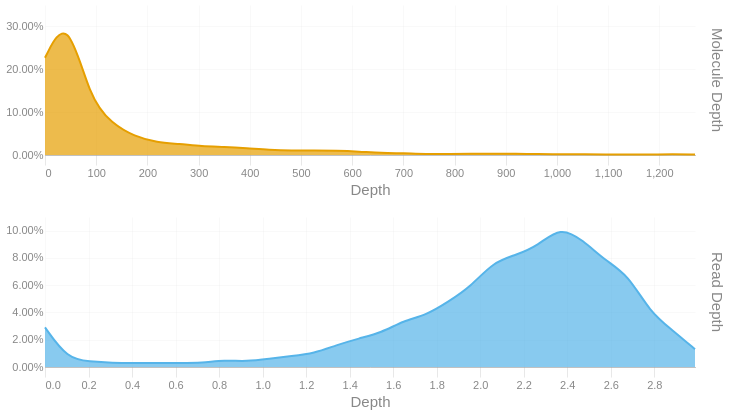

Here is the notebook cell this chart was saved with:
### Code cell
readdep = depth_hist(tb['Read Depth'], q99, 3)
readdep = readdep.with_columns(pl.lit('Read Depth').alias('Metric'))
if not SKIPLR:
    moldep = depth_hist(tb['Molecule Depth'], mol_q99, 1)
    moldep = moldep.with_columns(pl.lit('Molecule Depth').alias('Metric'))
    _hist = pl.concat([readdep, moldep])
    _hist = _hist.filter(pl.col('Proportion') != 0)
    with SafeRender(_hist):
        (
            alt.Chart(_hist)        
            .mark_area(interpolate = "basis")
            .encode(
                x=alt.X('Bin:Q').scale(domainMin=0).axis(alt.Axis(title='Depth')),
                y = alt.Y('Proportion:Q', title = None).axis(format = '.2%'),
                color = alt.Color('Metric:N').legend(None),
                row = alt.Row("Metric:N").header(title = None, labelOrient = 'right'),
                tooltip = [
                    alt.Tooltip("Metric:N", title = "Metric"),
                    alt.Tooltip('Interval:N', title = "Depth Interval"),
                    alt.Tooltip('Proportion:Q', title = "% Alignments").format('.2%')
                ]
            )
            .resolve_scale(x='independent', y='independent')
            .properties(
                height = 150, width = 650,
                usermeta={'embedOptions': {'downloadFileName': f'{samplename}.depth.hist'}}
            )
        ).display()
else:
    readdep = readdep.filter(pl.col('Proportion') != 0)
    with SafeRender(readdep):
        (
            alt.Chart(readdep)        
            .mark_area(interpolate = "basis")
            .encode(
                x=alt.X('Bin:Q').scale(domainMin=0).axis(alt.Axis(title='Depth')),
                y = alt.Y('Proportion:Q', title = None).axis(format = '.2%'),
                tooltip = [
                    alt.Tooltip('Interval:N', title = "Depth Interval"),
                    alt.Tooltip('Proportion:Q', title = "% Alignments").format('.2%')
                ]
            )
            .properties(
                usermeta={'embedOptions': {'downloadFileName': f'{samplename}.depth.hist'}}
            )
        ).display()

### Figure 1 — Vega-Lite specification as saved in the notebook (floating-point values rounded to 4 significant figures)
{"width": 650, "height": 150, "config": {"title": {"anchor": "start", "dy": -15, "fontSize": 18, "color": "#888888", "subtitleColor": "#888888", "subtitleFontSize": 14}, "arc": {"fill": "#0072B2"}, "axis": {"domainColor": "#888888", "domainWidth": 0.5, "gridWidth": 0.2, "grid": false, "titleFontWeight": 400, "titleFontSize": 15, "labelFontSize": 11, "labelColor": "#888888", "tickColor": "#888888", "tickWidth": 0.2, "titleColor": "#888888"}, "axisBand": {"grid": false}, "axisX": {"grid": true, "tickSize": 10, "domainCap": "round"}, "axisY": {"domain": false, "grid": true, "tickSize": 0, "domainCap": "round"}, "background": "transparent", "header": {"labelFontSize": 15, "labelColor": "#888888", "titleFontSize": 15, "titleFontWeight": 600, "titleColor": "#888888"}, "legend": {"labelFont": "sans-serif", "labelFontSize": 12, "labelColor": "#888888", "symbolSize": 100, "symbolType": "circle", "titleFontSize": 12, "titlePadding": 10, "titleColor": "#888888", "title": null}, "range": {"category": ["#E69F00", "#56B4E9", "#009E73", "#F0E442", "#0072B2", "#D55E00", "#CC79A7", "#000000"], "diverging": ["#cfe8f3", "#a2d4ec", "#73bfe2", "#46abdb", "#1696d2", "#12719e"]}, "area": {"fill": "#0072B2", "fillOpacity": 0.7, "line": true, "strokeOpacity": 0.7}, "line": {"color": "#0072B2", "stroke": "#0072B2", "strokeWidth": 2}, "trail": {"color": "#0072B2", "stroke": "#0072B2", "strokeWidth": 0, "size": 1}, "point": {"filled": true, "fillOpacity": 1.0, "size": 95}, "text": {"color": "#888888", "fontSize": 11, "align": "right", "fontWeight": 400, "size": 11}, "bar": {"fill": "#0072B2", "stroke": null}, "view": {"stroke": null, "continuousWidth": 660, "continuousHeight": 400}}, "data": {"name": "data-62bdea76a3bcc2685a2edb099326e3b7"}, "mark": {"type": "area", "interpolate": "basis"}, "encoding": {"color": {"field": "Metric", "legend": null, "type": "nominal"}, "row": {"field": "Metric", "header": {"title": null, "labelOrient": "right"}, "type": "nominal"}, "tooltip": [{"field": "Metric", "title": "Metric", "type": "nominal"}, {"field": "Interval", "title": "Depth Interval", "type": "nominal"}, {"field": "Proportion", "format": ".2%", "title": "% Alignments", "type": "quantitative"}], "x": {"axis": {"title": "Depth"}, "field": "Bin", "scale": {"domainMin": 0}, "type": "quantitative"}, "y": {"axis": {"format": ".2%"}, "field": "Proportion", "title": null, "type": "quantitative"}}, "resolve": {"scale": {"x": "independent", "y": "independent"}}, "usermeta": {"embedOptions": {"downloadFileName": "S5_Kennetcook_3537.depth.hist"}}, "$schema": "https://vega.github.io/schema/vega-lite/v6.1.0.json", "datasets": {"data-62bdea76a3bcc2685a2edb099326e3b7": [{"Bin": 0.0, "Interval": "0.0-0.103", "Proportion": 0.029, "Metric": "Read Depth"}, {"Bin": 0.103, "Interval": "0.103-0.206", "Proportion": 0.006, "Metric": "Read Depth"}, {"Bin": 0.206, "Interval": "0.206-0.309", "Proportion": 0.004, "Metric": "Read Depth"}, {"Bin": 0.309, "Interval": "0.309-0.412", "Proportion": 0.003, "Metric": "Read Depth"}, {"Bin": 0.412, "Interval": "0.412-0.515", "Proportion": 0.003, "Metric": "Read Depth"}, {"Bin": 0.515, "Interval": "0.515-0.618", "Proportion": 0.003, "Metric": "Read Depth"}, {"Bin": 0.618, "Interval": "0.618-0.721", "Proportion": 0.003, "Metric": "Read Depth"}, {"Bin": 0.721, "Interval": "0.721-0.824", "Proportion": 0.003, "Metric": "Read Depth"}, {"Bin": 0.824, "Interval": "0.824-0.927", "Proportion": 0.005, "Metric": "Read Depth"}, {"Bin": 0.927, "Interval": "0.927-1.03", "Proportion": 0.004, "Metric": "Read Depth"}, {"Bin": 1.03, "Interval": "1.03-1.133", "Proportion": 0.006, "Metric": "Read Depth"}, {"Bin": 1.133, "Interval": "1.133-1.236", "Proportion": 0.008, "Metric": "Read Depth"}, {"Bin": 1.236, "Interval": "1.236-1.339", "Proportion": 0.01, "Metric": "Read Depth"}, {"Bin": 1.339, "Interval": "1.339-1.442", "Proportion": 0.016, "Metric": "Read Depth"}, {"Bin": 1.442, "Interval": "1.442-1.545", "Proportion": 0.021, "Metric": "Read Depth"}, {"Bin": 1.545, "Interval": "1.545-1.648", "Proportion": 0.025, "Metric": "Read Depth"}, {"Bin": 1.648, "Interval": "1.648-1.751", "Proportion": 0.034, "Metric": "Read Depth"}, {"Bin": 1.751, "Interval": "1.751-1.854", "Proportion": 0.038, "Metric": "Read Depth"}, {"Bin": 1.854, "Interval": "1.854-1.957", "Proportion": 0.048, "Metric": "Read Depth"}, {"Bin": 1.957, "Interval": "1.957-2.06", "Proportion": 0.059, "Metric": "Read Depth"}, {"Bin": 2.06, "Interval": "2.06-2.163", "Proportion": 0.077, "Metric": "Read Depth"}, {"Bin": 2.163, "Interval": "2.163-2.266", "Proportion": 0.082, "Metric": "Read Depth"}, {"Bin": 2.266, "Interval": "2.266-2.369", "Proportion": 0.089, "Metric": "Read Depth"}, {"Bin": 2.369, "Interval": "2.369-2.472", "Proportion": 0.103, "Metric": "Read Depth"}, {"Bin": 2.472, "Interval": "2.472-2.575", "Proportion": 0.093, "Metric": "Read Depth"}, {"Bin": 2.575, "Interval": "2.575-2.678", "Proportion": 0.078, "Metric": "Read Depth"}, {"Bin": 2.678, "Interval": "2.678-2.781", "Proportion": 0.068, "Metric": "Read Depth"}, {"Bin": 2.781, "Interval": "2.781-2.884", "Proportion": 0.04, "Metric": "Read Depth"}, {"Bin": 2.884, "Interval": "2.884-2.987", "Proportion": 0.027, "Metric": "Read Depth"}, {"Bin": 2.987, "Interval": "2.987-3.09", "Proportion": 0.013, "Metric": "Read Depth"}, {"Bin": 0.0, "Interval": "0.0-43.8", "Proportion": 0.227, "Metric": "Molecule Depth"}, {"Bin": 43.8, "Interval": "43.8-87.6", "Proportion": 0.33, "Metric": "Molecule Depth"}, {"Bin": 87.6, "Interval": "87.6-131.3", "Proportion": 0.13, "Metric": "Molecule Depth"}, {"Bin": 131.3, "Interval": "131.3-175.1", "Proportion": 0.073, "Metric": "Molecule Depth"}, {"Bin": 175.1, "Interval": "175.1-218.9", "Proportion": 0.043, "Metric": "Molecule Depth"}, {"Bin": 218.9, "Interval": "218.9-262.7", "Proportion": 0.029, "Metric": "Molecule Depth"}, {"Bin": 262.7, "Interval": "262.7-306.5", "Proportion": 0.026, "Metric": "Molecule Depth"}, {"Bin": 306.5, "Interval": "306.5-350.3", "Proportion": 0.02, "Metric": "Molecule Depth"}, {"Bin": 350.3, "Interval": "350.3-394.0", "Proportion": 0.019, "Metric": "Molecule Depth"}, {"Bin": 394.0, "Interval": "394.0-437.8", "Proportion": 0.016, "Metric": "Molecule Depth"}, {"Bin": 437.8, "Interval": "437.8-481.6", "Proportion": 0.012, "Metric": "Molecule Depth"}, {"Bin": 481.6, "Interval": "481.6-525.4", "Proportion": 0.01, "Metric": "Molecule Depth"}, {"Bin": 525.4, "Interval": "525.4-569.2", "Proportion": 0.011, "Metric": "Molecule Depth"}, {"Bin": 569.2, "Interval": "569.2-613.0", "Proportion": 0.01, "Metric": "Molecule Depth"}, {"Bin": 613.0, "Interval": "613.0-656.7", "Proportion": 0.008, "Metric": "Molecule Depth"}, {"Bin": 656.7, "Interval": "656.7-700.5", "Proportion": 0.005, "Metric": "Molecule Depth"}, {"Bin": 700.5, "Interval": "700.5-744.3", "Proportion": 0.004, "Metric": "Molecule Depth"}, {"Bin": 744.3, "Interval": "744.3-788.1", "Proportion": 0.002, "Metric": "Molecule Depth"}, {"Bin": 788.1, "Interval": "788.1-831.9", "Proportion": 0.002, "Metric": "Molecule Depth"}, {"Bin": 831.9, "Interval": "831.9-875.6", "Proportion": 0.003, "Metric": "Molecule Depth"}, {"Bin": 875.6, "Interval": "875.6-919.4", "Proportion": 0.003, "Metric": "Molecule Depth"}, {"Bin": 919.4, "Interval": "919.4-963.2", "Proportion": 0.003, "Metric": "Molecule Depth"}, {"Bin": 963.2, "Interval": "963.2-1007.0", "Proportion": 0.002, "Metric": "Molecule Depth"}, {"Bin": 1007.0, "Interval": "1007.0-1050.8", "Proportion": 0.002, "Metric": "Molecule Depth"}, {"Bin": 1051.0, "Interval": "1050.8-1094.6", "Proportion": 0.002, "Metric": "Molecule Depth"}, {"Bin": 1095.0, "Interval": "1094.6-1138.3", "Proportion": 0.001, "Metric": "Molecule Depth"}, {"Bin": 1138.0, "Interval": "1138.3-1182.1", "Proportion": 0.001, "Metric": "Molecule Depth"}, {"Bin": 1182.0, "Interval": "1182.1-1225.9", "Proportion": 0.001, "Metric": "Molecule Depth"}, {"Bin": 1226.0, "Interval": "1225.9-1269.7", "Proportion": 0.002, "Metric": "Molecule Depth"}, {"Bin": 1270.0, "Interval": "1269.7-1313.47", "Proportion": 0.001, "Metric": "Molecule Depth"}]}}
